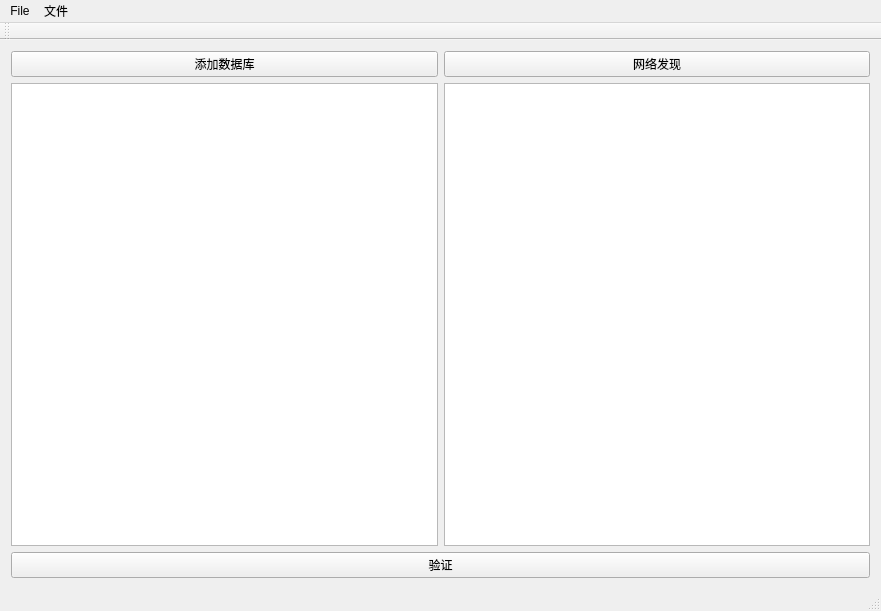
<?xml version="1.0" encoding="UTF-8"?>
<ui version="4.0">
 <class>MainWindow</class>
 <widget class="QMainWindow" name="MainWindow">
  <property name="geometry">
   <rect>
    <x>0</x>
    <y>0</y>
    <width>881</width>
    <height>611</height>
   </rect>
  </property>
  <property name="windowTitle">
   <string>数据库验证工具</string>
  </property>
  <widget class="QWidget" name="centralWidget">
   <layout class="QGridLayout" name="gridLayout">
    <item row="0" column="0">
     <layout class="QVBoxLayout" name="verticalLayout">
      <item>
       <layout class="QHBoxLayout" name="horizontalLayout">
        <item>
         <widget class="QPushButton" name="btnAddDbitem">
          <property name="text">
           <string>添加数据库</string>
          </property>
         </widget>
        </item>
        <item>
         <widget class="QPushButton" name="btnNetdet">
          <property name="text">
           <string>网络发现</string>
          </property>
         </widget>
        </item>
       </layout>
      </item>
      <item>
       <layout class="QHBoxLayout" name="horizontalLayout_2">
        <item>
         <widget class="QTableWidget" name="tbvDbitems"/>
        </item>
        <item>
         <widget class="QTableWidget" name="tbvLeaks"/>
        </item>
       </layout>
      </item>
      <item>
       <widget class="QPushButton" name="btnVerify">
        <property name="text">
         <string>验证</string>
        </property>
       </widget>
      </item>
     </layout>
    </item>
   </layout>
  </widget>
  <widget class="QMenuBar" name="menuBar">
   <property name="geometry">
    <rect>
     <x>0</x>
     <y>0</y>
     <width>881</width>
     <height>22</height>
    </rect>
   </property>
   <property name="autoFillBackground">
    <bool>true</bool>
   </property>
   <widget class="QMenu" name="menuTr">
    <property name="title">
     <string>File</string>
    </property>
   </widget>
   <widget class="QMenu" name="menuBBB">
    <property name="title">
     <string>文件</string>
    </property>
    <addaction name="actQuit"/>
   </widget>
   <addaction name="menuTr"/>
   <addaction name="menuBBB"/>
  </widget>
  <widget class="QToolBar" name="mainToolBar">
   <attribute name="toolBarArea">
    <enum>TopToolBarArea</enum>
   </attribute>
   <attribute name="toolBarBreak">
    <bool>false</bool>
   </attribute>
  </widget>
  <widget class="QStatusBar" name="statusBar"/>
  <action name="actionAAA">
   <property name="text">
    <string>AAA</string>
   </property>
  </action>
  <action name="actQuit">
   <property name="text">
    <string>退出</string>
   </property>
  </action>
 </widget>
 <layoutdefault spacing="6" margin="11"/>
 <resources/>
 <connections/>
</ui>
